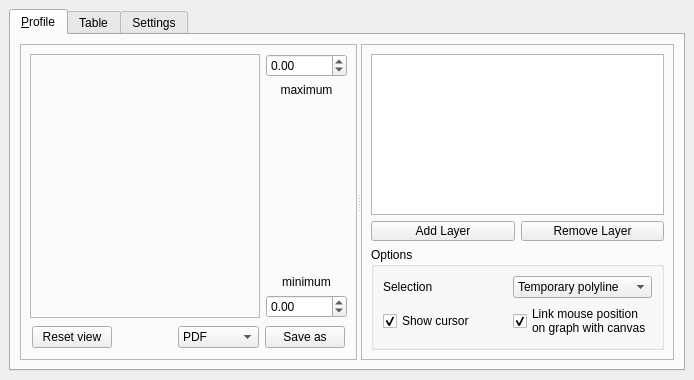
<?xml version="1.0" encoding="UTF-8"?>
<ui version="4.0">
 <class>ProfileTool</class>
 <widget class="QDockWidget" name="ProfileTool">
  <property name="geometry">
   <rect>
    <x>0</x>
    <y>0</y>
    <width>694</width>
    <height>380</height>
   </rect>
  </property>
  <property name="windowTitle">
   <string>Profile Tool</string>
  </property>
  <widget class="QWidget" name="dockWidgetContents">
   <property name="sizePolicy">
    <sizepolicy hsizetype="Expanding" vsizetype="Expanding">
     <horstretch>0</horstretch>
     <verstretch>0</verstretch>
    </sizepolicy>
   </property>
   <layout class="QVBoxLayout" name="verticalLayout">
    <item>
     <widget class="QTabWidget" name="tabWidget">
      <property name="autoFillBackground">
       <bool>true</bool>
      </property>
      <property name="tabPosition">
       <enum>QTabWidget::North</enum>
      </property>
      <property name="tabShape">
       <enum>QTabWidget::Rounded</enum>
      </property>
      <property name="currentIndex">
       <number>0</number>
      </property>
      <property name="elideMode">
       <enum>Qt::ElideNone</enum>
      </property>
      <property name="usesScrollButtons">
       <bool>true</bool>
      </property>
      <widget class="QWidget" name="tab_1">
       <property name="sizePolicy">
        <sizepolicy hsizetype="Expanding" vsizetype="Expanding">
         <horstretch>0</horstretch>
         <verstretch>0</verstretch>
        </sizepolicy>
       </property>
       <attribute name="title">
        <string>&amp;Profile</string>
       </attribute>
       <layout class="QHBoxLayout" name="horizontalLayout_5">
        <item>
         <widget class="QSplitter" name="splitter">
          <property name="orientation">
           <enum>Qt::Horizontal</enum>
          </property>
          <widget class="QFrame" name="frame">
           <property name="frameShape">
            <enum>QFrame::StyledPanel</enum>
           </property>
           <property name="frameShadow">
            <enum>QFrame::Raised</enum>
           </property>
           <layout class="QGridLayout" name="gridLayout_3">
            <item row="0" column="1">
             <layout class="QVBoxLayout" name="verticalLayout_5">
              <item>
               <widget class="QDoubleSpinBox" name="sbMaxVal">
                <property name="keyboardTracking">
                 <bool>false</bool>
                </property>
                <property name="minimum">
                 <double>-99999.000000000000000</double>
                </property>
                <property name="maximum">
                 <double>99999.000000000000000</double>
                </property>
               </widget>
              </item>
              <item>
               <widget class="QLabel" name="label_2">
                <property name="text">
                 <string>maximum</string>
                </property>
                <property name="alignment">
                 <set>Qt::AlignHCenter|Qt::AlignTop</set>
                </property>
               </widget>
              </item>
              <item>
               <spacer name="verticalSpacer_2">
                <property name="orientation">
                 <enum>Qt::Vertical</enum>
                </property>
                <property name="sizeHint" stdset="0">
                 <size>
                  <width>20</width>
                  <height>40</height>
                 </size>
                </property>
               </spacer>
              </item>
              <item>
               <widget class="QLabel" name="label_3">
                <property name="text">
                 <string>minimum</string>
                </property>
                <property name="alignment">
                 <set>Qt::AlignBottom|Qt::AlignHCenter</set>
                </property>
                <property name="margin">
                 <number>3</number>
                </property>
               </widget>
              </item>
              <item>
               <widget class="QDoubleSpinBox" name="sbMinVal">
                <property name="keyboardTracking">
                 <bool>false</bool>
                </property>
                <property name="minimum">
                 <double>-99999.000000000000000</double>
                </property>
                <property name="maximum">
                 <double>99999.000000000000000</double>
                </property>
               </widget>
              </item>
             </layout>
            </item>
            <item row="0" column="0">
             <widget class="QFrame" name="frame_for_plot">
              <property name="sizePolicy">
               <sizepolicy hsizetype="Expanding" vsizetype="Preferred">
                <horstretch>0</horstretch>
                <verstretch>1</verstretch>
               </sizepolicy>
              </property>
              <property name="frameShape">
               <enum>QFrame::StyledPanel</enum>
              </property>
              <property name="frameShadow">
               <enum>QFrame::Raised</enum>
              </property>
              <layout class="QVBoxLayout" name="verticalLayout_4"/>
             </widget>
            </item>
            <item row="1" column="0" colspan="2">
             <widget class="QWidget" name="widget_save_buttons" native="true">
              <layout class="QHBoxLayout" name="horizontalLayout_3">
               <property name="margin">
                <number>2</number>
               </property>
               <item>
                <widget class="QPushButton" name="pushButton_reinitview">
                 <property name="text">
                  <string>Reset view</string>
                 </property>
                </widget>
               </item>
               <item>
                <spacer name="horizontalSpacer_2">
                 <property name="orientation">
                  <enum>Qt::Horizontal</enum>
                 </property>
                 <property name="sizeHint" stdset="0">
                  <size>
                   <width>0</width>
                   <height>20</height>
                  </size>
                 </property>
                </spacer>
               </item>
               <item>
                <widget class="QStackedWidget" name="stackedWidget">
                 <property name="currentIndex">
                  <number>0</number>
                 </property>
                 <widget class="QWidget" name="page">
                  <layout class="QHBoxLayout" name="horizontalLayout_4"/>
                 </widget>
                </widget>
               </item>
               <item>
                <spacer name="horizontalSpacer">
                 <property name="orientation">
                  <enum>Qt::Horizontal</enum>
                 </property>
                 <property name="sizeHint" stdset="0">
                  <size>
                   <width>1</width>
                   <height>20</height>
                  </size>
                 </property>
                </spacer>
               </item>
               <item>
                <widget class="QComboBox" name="cbxSaveAs">
                 <item>
                  <property name="text">
                   <string>PDF</string>
                  </property>
                 </item>
                 <item>
                  <property name="text">
                   <string>PNG</string>
                  </property>
                 </item>
                 <item>
                  <property name="text">
                   <string>SVG</string>
                  </property>
                 </item>
                 <item>
                  <property name="text">
                   <string>print (PS)</string>
                  </property>
                 </item>
                </widget>
               </item>
               <item>
                <widget class="QPushButton" name="butSaveAs">
                 <property name="text">
                  <string>Save as</string>
                 </property>
                </widget>
               </item>
              </layout>
             </widget>
            </item>
           </layout>
           <zorder>frame_for_plot</zorder>
           <zorder></zorder>
           <zorder>widget_save_buttons</zorder>
          </widget>
          <widget class="QFrame" name="frame_2">
           <property name="frameShape">
            <enum>QFrame::StyledPanel</enum>
           </property>
           <property name="frameShadow">
            <enum>QFrame::Raised</enum>
           </property>
           <layout class="QVBoxLayout" name="verticalLayout_3">
            <item>
             <widget class="QTableView" name="tableView">
              <property name="sizePolicy">
               <sizepolicy hsizetype="Preferred" vsizetype="Expanding">
                <horstretch>0</horstretch>
                <verstretch>0</verstretch>
               </sizepolicy>
              </property>
              <property name="minimumSize">
               <size>
                <width>10</width>
                <height>10</height>
               </size>
              </property>
             </widget>
            </item>
            <item>
             <layout class="QHBoxLayout" name="horizontalLayout">
              <property name="spacing">
               <number>6</number>
              </property>
              <property name="leftMargin">
               <number>0</number>
              </property>
              <property name="topMargin">
               <number>0</number>
              </property>
              <property name="bottomMargin">
               <number>0</number>
              </property>
              <item>
               <widget class="QPushButton" name="pushButton_2">
                <property name="minimumSize">
                 <size>
                  <width>10</width>
                  <height>20</height>
                 </size>
                </property>
                <property name="text">
                 <string>Add Layer</string>
                </property>
                <property name="autoRepeat">
                 <bool>false</bool>
                </property>
                <property name="autoDefault">
                 <bool>false</bool>
                </property>
                <property name="default">
                 <bool>false</bool>
                </property>
                <property name="flat">
                 <bool>false</bool>
                </property>
               </widget>
              </item>
              <item>
               <widget class="QPushButton" name="pushButton">
                <property name="minimumSize">
                 <size>
                  <width>10</width>
                  <height>20</height>
                 </size>
                </property>
                <property name="text">
                 <string>Remove Layer</string>
                </property>
               </widget>
              </item>
             </layout>
            </item>
            <item>
             <widget class="QGroupBox" name="groupBox">
              <property name="title">
               <string>Options</string>
              </property>
              <layout class="QGridLayout" name="gridLayout">
               <item row="0" column="0">
                <widget class="QLabel" name="label">
                 <property name="text">
                  <string>Selection</string>
                 </property>
                </widget>
               </item>
               <item row="0" column="1">
                <widget class="QComboBox" name="comboBox">
                 <property name="sizePolicy">
                  <sizepolicy hsizetype="Minimum" vsizetype="Fixed">
                   <horstretch>0</horstretch>
                   <verstretch>0</verstretch>
                  </sizepolicy>
                 </property>
                 <property name="frame">
                  <bool>true</bool>
                 </property>
                 <item>
                  <property name="text">
                   <string>Temporary polyline</string>
                  </property>
                 </item>
                 <item>
                  <property name="text">
                   <string>Selected polyline</string>
                  </property>
                 </item>
                </widget>
               </item>
               <item row="1" column="0">
                <widget class="QCheckBox" name="checkBox_showcursor">
                 <property name="text">
                  <string>Show cursor</string>
                 </property>
                 <property name="checked">
                  <bool>true</bool>
                 </property>
                 <property name="tristate">
                  <bool>false</bool>
                 </property>
                </widget>
               </item>
               <item row="1" column="1">
                <widget class="QCheckBox" name="checkBox_mpl_tracking">
                 <property name="enabled">
                  <bool>true</bool>
                 </property>
                 <property name="text">
                  <string>Link mouse position 
on graph with canvas</string>
                 </property>
                 <property name="checked">
                  <bool>true</bool>
                 </property>
                </widget>
               </item>
              </layout>
             </widget>
            </item>
           </layout>
          </widget>
         </widget>
        </item>
       </layout>
      </widget>
      <widget class="QWidget" name="tab_2">
       <attribute name="title">
        <string>Table</string>
       </attribute>
       <layout class="QVBoxLayout" name="verticalLayout_2">
        <item>
         <widget class="QScrollArea" name="scrollArea">
          <property name="widgetResizable">
           <bool>true</bool>
          </property>
          <widget class="QWidget" name="scrollAreaWidgetContents">
           <property name="geometry">
            <rect>
             <x>0</x>
             <y>0</y>
             <width>63</width>
             <height>16</height>
            </rect>
           </property>
          </widget>
         </widget>
        </item>
       </layout>
      </widget>
      <widget class="QWidget" name="tab">
       <attribute name="title">
        <string>Settings</string>
       </attribute>
       <layout class="QGridLayout" name="gridLayout_2">
        <item row="0" column="1">
         <widget class="QGroupBox" name="groupBox_3">
          <property name="title">
           <string>Plot library</string>
          </property>
          <layout class="QVBoxLayout" name="verticalLayout_8">
           <item>
            <widget class="QComboBox" name="cboLibrary"/>
           </item>
          </layout>
         </widget>
        </item>
        <item row="0" column="0">
         <widget class="QGroupBox" name="groupBox_2">
          <property name="title">
           <string>Full Resolution</string>
          </property>
          <layout class="QVBoxLayout" name="verticalLayout_7">
           <item>
            <widget class="QCheckBox" name="checkBox">
             <property name="sizePolicy">
              <sizepolicy hsizetype="Preferred" vsizetype="Fixed">
               <horstretch>0</horstretch>
               <verstretch>0</verstretch>
              </sizepolicy>
             </property>
             <property name="text">
              <string>Full resolution enabled</string>
             </property>
            </widget>
           </item>
          </layout>
         </widget>
        </item>
        <item row="1" column="0">
         <spacer name="verticalSpacer">
          <property name="orientation">
           <enum>Qt::Vertical</enum>
          </property>
          <property name="sizeHint" stdset="0">
           <size>
            <width>20</width>
            <height>40</height>
           </size>
          </property>
         </spacer>
        </item>
       </layout>
      </widget>
     </widget>
    </item>
   </layout>
  </widget>
 </widget>
 <resources/>
 <connections/>
</ui>
